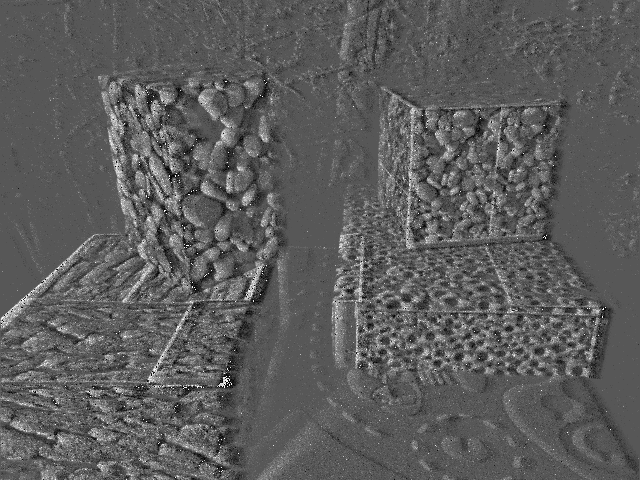
#> input picture test_data/event105.png, 640 x 480 px, found by its file name
$ python stereoHyrectify2.py   (older library calls are emulated)
#> lines starting #> are read from the running program, lines starting #| are printed output that depends on the picture; after the words box and inside, x2 and y2 are one past the last pixel; in counts of white or black regions, pixels touching at a corner belong together; pictures that were not available may be replaced by others from this repository, and a replacement may not be noted
import numpy as np
import cv2
# reference code from ESL
def rectifyImage(cam0, dist0, cam1, dist1, cam_0_1_R, cam_0_1_t, cam0_image=None, cam1_image=None):
    rectify_w = 960
    rectify_h = 640
    R1, R0, P1, P0, Q, _, _ = cv2.stereoRectify(cam1, dist1,
                                                                    cam0, dist0,
                                                                    (rectify_w, rectify_h),
                                                                    cam_0_1_R,
                                                                    cam_0_1_t,
                                                                    flags=cv2.CALIB_ZERO_DISPARITY,
                                                                    alpha=1)

    # not the same
    # R0, R1, P0, P1, Q, _, _ = cv2.stereoRectify(cam0, dist0,
    #                                                                 cam1, dist1,
    #                                                                 (rectify_w, rectify_h),
    #                                                                 cam_0_1_R,
    #                                                                 cam_0_1_t,
    #                                                                 flags=cv2.CALIB_ZERO_DISPARITY,
    #                                                                 alpha=-1)
    # cv2.imshow("cam0_image", cam0_image)
    # cv2.imshow("cam1_image", cam1_image)
    # cv2.waitKey(0)
    cam0MapX, cam0MapY = cv2.initUndistortRectifyMap(cam0, dist0, R0, P0, (rectify_w, rectify_h), cv2.CV_32FC1)
    cam1MapX, cam1MapY = cv2.initUndistortRectifyMap(cam1, dist1, R1, P1, (rectify_w, rectify_h), cv2.CV_32FC1)
    if cam0_image is not None: # flag None指的是没有输入图片 只输出rectify的map
        cam0_image_rectified = cv2.remap(cam0_image, cam0MapX, cam0MapY, cv2.INTER_LINEAR, cv2.BORDER_CONSTANT)
        cam1_image_rectified = cv2.remap(cam1_image, cam1MapX, cam1MapY, cv2.INTER_LINEAR, cv2.BORDER_CONSTANT)
    else: # 没有对image做rectify
        cam0_image_rectified = None
        cam1_image_rectified = None

    return R0, R1, P0, P1, cam0_image_rectified, cam1_image_rectified, Q

if __name__ == '__main__':
    # cam0, dist0, cam1, dist1, cam_0_1_R, cam_0_1_t, cam0_image=None, cam1_image=None
    cam0 = np.array([[5.549697628637119e+02, 0, 3.195838836743635e+02],   # EV
                                                             [0., 5.558964313825462e+02, 2.172033768792723e+02],
                                                              [0., 0., 1.]])
    cam1 = np.array([[4.054135566221585e+02, 0, 3.142290421594836e+02],   # FR
                                                               [0., 4.049340581100494e+02,  2.445772553059500e+02],
                                                               [0., 0., 1.]])
    # EV
    dist0 = np.array([[-1.156664910088120e-01, 1.946241433904505e-01,3.025107052357226e-03, 4.913881837816321e-04, 1.768629600684745e-02]])
    # FR
    dist1 = np.array([[-2.405663351829244e-01, 1.804700878515662e-01, 3.107546803597012e-03, -4.817144966179097e-04, -9.362895292153335e-02]])
    cam_0_1_R = np.array([[9.998806194689772e-01,     7.303636302427013e-03 ,   -1.361630298929278e-02],
                                     [-7.653466954692024e-03,     9.996373237376646e-01  ,  -2.581947780597325e-02],
                                     [1.342278860400440e-02  ,   2.592060738797566e-02 ,    9.995738846422163e-01]])
    cam_0_1_t = np.array([[6.490402887577009e+01], [-4.946543212569138e+00], [-7.130161883182569e+00]])
    rectify_w = 640
    rectify_h = 480

    '''
    LOAD DATA
    '''
    # load event preprocessed img  cam0---evnet
    # ev_img_path = '/Users/cainan/Desktop/Project/data/correlation_test'
    # ev_img_path = '/Users/cainan/Desktop/Project/data/processed/pair_binary'
    ev_img_path = '/Users/cainan/Desktop/Project/data/processed/pair_gray'
    num = 105
    ev_img_filename = 'event_recon'+str(num)+'.png'
    ev_file = ev_img_path + '/' + ev_img_filename
    # ev_file = '/Users/cainan/Desktop/Project/data/processed/canny/cannyevent_canny_open105.png'
    ev_file = '/Users/cainan/Desktop/Project/data/processed/cutoff_10/event105.png'

    ev_img = cv2.imread(ev_file, 0)  # shape (480,640)
#> ev_img is the input picture: shape (480, 640); min 0, max 255, mean 92.4
    cam0_image = ev_img

    # load frame preprocessed img  cam1----frame
    prepro_frame_img_path = ev_img_path
    prepro_frame_img_filename = 'frame_gray'+str(num)+'.png'
    pre_f_file = prepro_frame_img_path + '/' + prepro_frame_img_filename
    pre_f_file = '/Users/cainan/Desktop/Project/data/01_simple/png/105.png'
    pre_frame_img = cv2.imread(pre_f_file, 0)  # åshape (1536,2048)  3.2times of 480
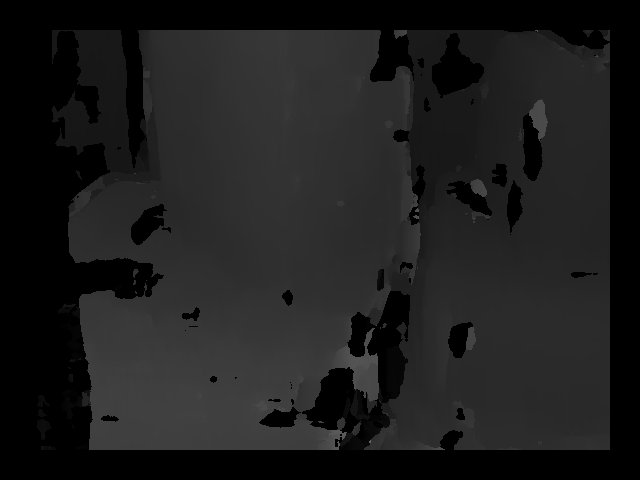
#> input picture test_data/origin_left_disparity.png, 640 x 480 px, given in place of 105.png, which was not available
#> pre_frame_img is the input picture: shape (480, 640); min 0, max 98, mean 29.2
    resize_frame_img = cv2.resize(pre_frame_img, (rectify_w,rectify_h), interpolation=cv2.INTER_AREA)   # INTER_AREA
    cam1_image = resize_frame_img
    cv2.imshow('ev_img',ev_img)

    list = [100,150,200,250,300,400]
    for height in list:
        cv2.line(cam0_image, (0, height), (cam1_image.shape[1], height), (255, 255, 255))
        cv2.line(cam1_image, (0, height), (cam1_image.shape[1], height), (255, 255, 255))
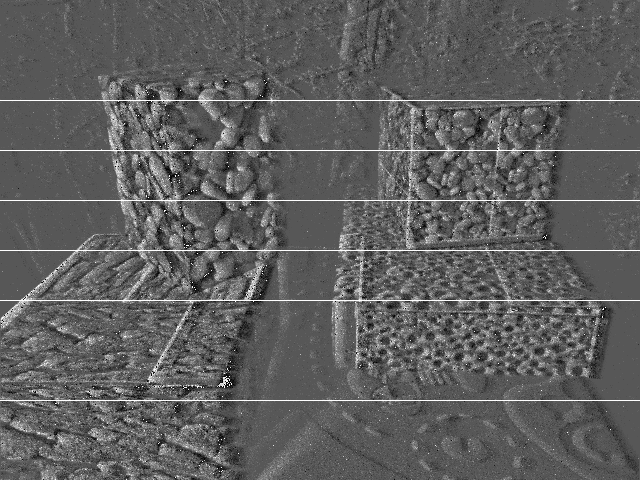
#> cam0_image: shape (480, 640); 1.25% of pixels changed, all inside (x1, y1, x2, y2) = (0, 100, 640, 401)
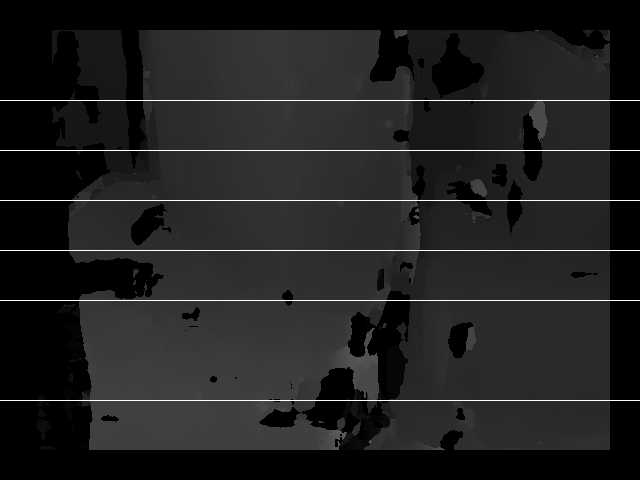
#> cam1_image: shape (480, 640); 1.25% of pixels changed, all inside (x1, y1, x2, y2) = (0, 100, 640, 401)

    cv2.imshow("cam0_image", cam0_image)
    cv2.imshow("cam1_image", cam1_image)
    k = cv2.waitKey(0)
#> (key Esc is pressed here)
    if k == 27:         # ESC
        save_path = '/Users/cainan/Desktop/Project/data/processed/rectify'
        # cv2.imwrite(save_path + '/' + 'cam0_image' + '.png',cam0_image)
        # cv2.imwrite(save_path + '/' + 'cam1_image' + '.png',cam1_image)
        cv2.destroyAllWindows()

    '''
    alpha = 0
    在立体校正阶段需要设置alpha = 0才能完成对图像的裁剪,否则会有黑边。
    '''
    R1, R0, P1, P0, Q, _, _ = cv2.stereoRectify(cam1, dist1,
                                                                    cam0, dist0,
                                                                    (rectify_w, rectify_h),
                                                                    cam_0_1_R,
                                                                    cam_0_1_t,
                                                                    flags=cv2.CALIB_ZERO_DISPARITY,
                                                                    alpha=0)
#> R1 = [[0.99, -0.0711, -0.12], [0.0695, 0.997, -0.0176], [0.121, 0.00907, 0.993]]; R0 = [[0.991, -0.0755, -0.109], [0.077, 0.997, 0.00919], [0.108, -0.0175, 0.994]]; P1 = [[674.3, 0, 471.4, 0], [0, 674.3, 192.8, 0], [0, 0, 1, 0]]; P0 = [[674.3, 0, 471.4, 44152.8], [0, 674.3, 192.8, 0], [0, 0, 1, 0]]; Q = [[1, 0, 0, -471.4], [0, 1, 0, -192.8], [0, 0, 0, 674.3], [0, 0, -0.0153, 0]]

    cam0MapX, cam0MapY = cv2.initUndistortRectifyMap(cam0, dist0, R0, P0, (rectify_w, rectify_h), cv2.CV_32FC1)
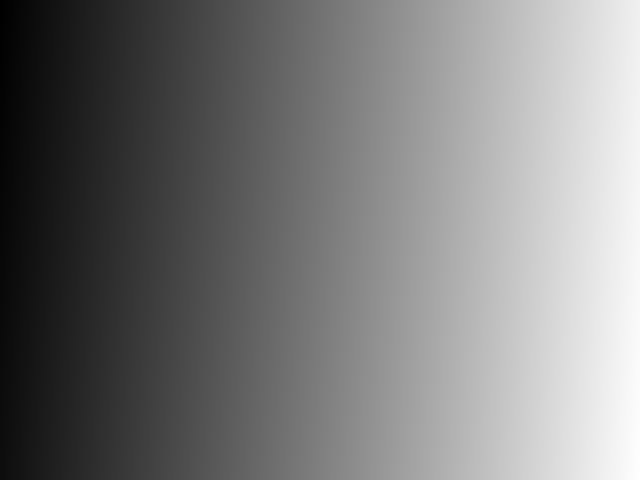
#> cam0MapX: shape (480, 640) float32; min 9.4, max 537.8, mean 264.8; drawn with min black and max white
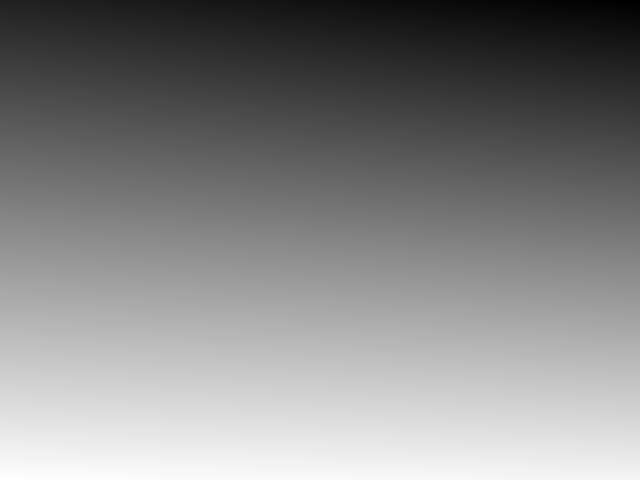
#> cam0MapY: shape (480, 640) float32; min 35.66, max 453.1, mean 254; drawn with min black and max white
    cam1MapX, cam1MapY = cv2.initUndistortRectifyMap(cam1, dist1, R1, P1, (rectify_w, rectify_h), cv2.CV_32FC1)
    if cam0_image is not None:
        cam0_image_rectified = cv2.remap(cam0_image, cam0MapX, cam0MapY, cv2.INTER_LINEAR, cv2.BORDER_CONSTANT)
        cam1_image_rectified = cv2.remap(cam1_image, cam1MapX, cam1MapY, cv2.INTER_LINEAR, cv2.BORDER_CONSTANT)
    else:
        cam0_image_rectified = None
        cam1_image_rectified = None


    # cam1_image_rectified = cv2.Canny(cam1_image_rectified, 90, 200)
    # cam0_image_rectified = cv2.Canny(cam0_image_rectified, 100, 200)
    cam0_image_rectified_show = cam0_image_rectified.copy()
    cam1_image_rectified_show = cam1_image_rectified.copy()
    list = [100,159,200,250,300,400]
    for height in list:
        cv2.line(cam0_image_rectified_show, (0, height), (cam1_image.shape[1], height), (255, 255, 255))
        cv2.line(cam1_image_rectified_show, (0, height), (cam1_image.shape[1], height), (255, 255, 255))
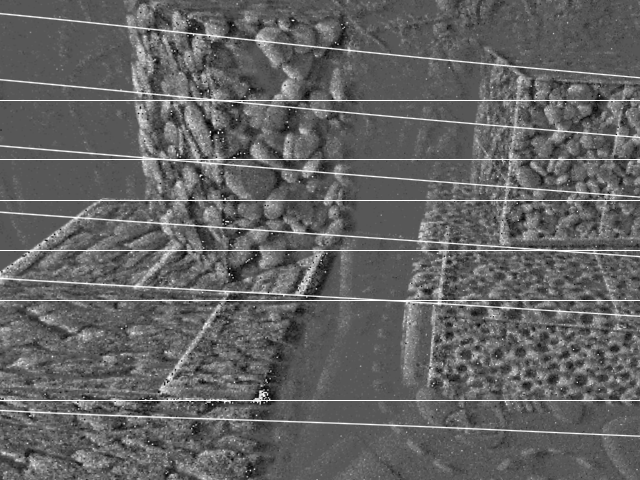
#> cam0_image_rectified_show: shape (480, 640); min 3, max 255, mean 99.1
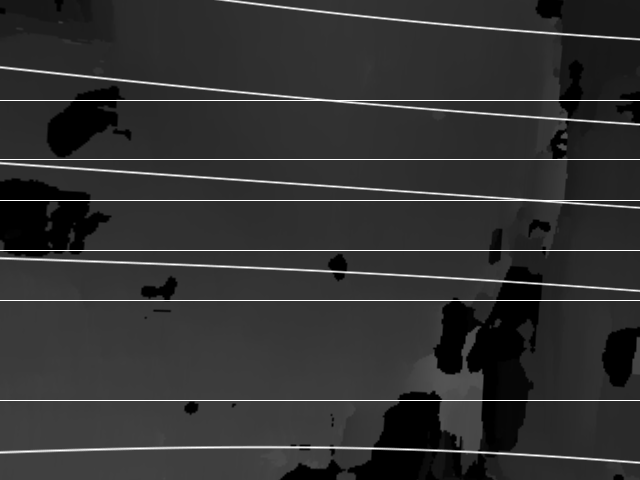
#> cam1_image_rectified_show: shape (480, 640); min 0, max 255, mean 49.5

    save_flag = 'origin' + str(num)
    cv2.imshow(save_flag + 'ev_rectified_', cam0_image_rectified_show)
    cv2.imshow(save_flag + 'fr_rectified_', cam1_image_rectified_show)
    k = cv2.waitKey(0)
#> (key Esc is pressed here)

    if k == 27:         # ESC
        save_path = '/Users/cainan/Desktop/Project/data/processed/origin_rectify'
        # cv2.imwrite(save_path + '/' + save_flag + 'ev_rectified_10' + '.png',cam0_image_rectified)
        # cv2.imwrite(save_path + '/' + save_flag + 'fr_rectified' + '.png',cam1_image_rectified)
        cv2.destroyAllWindows()
